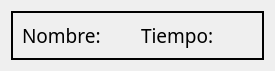
<?xml version="1.0" encoding="UTF-8"?>
<ui version="4.0">
 <class>unfinishedProc</class>
 <widget class="QWidget" name="unfinishedProc">
  <property name="geometry">
   <rect>
    <x>0</x>
    <y>0</y>
    <width>275</width>
    <height>61</height>
   </rect>
  </property>
  <property name="maximumSize">
   <size>
    <width>16777215</width>
    <height>61</height>
   </size>
  </property>
  <property name="windowTitle">
   <string>Form</string>
  </property>
  <layout class="QGridLayout" name="gridLayout">
   <item row="0" column="0">
    <widget class="QFrame" name="frame">
     <property name="frameShape">
      <enum>QFrame::WinPanel</enum>
     </property>
     <property name="frameShadow">
      <enum>QFrame::Plain</enum>
     </property>
     <layout class="QGridLayout" name="gridLayout_3">
      <item row="0" column="0">
       <widget class="QLabel" name="nameLB">
        <property name="font">
         <font>
          <family>Rockwell</family>
          <pointsize>14</pointsize>
          <weight>50</weight>
          <bold>false</bold>
         </font>
        </property>
        <property name="text">
         <string>Nombre:</string>
        </property>
       </widget>
      </item>
      <item row="0" column="1">
       <widget class="QLabel" name="timeLB">
        <property name="font">
         <font>
          <family>Rockwell</family>
          <pointsize>14</pointsize>
          <weight>50</weight>
          <bold>false</bold>
         </font>
        </property>
        <property name="text">
         <string>Tiempo:</string>
        </property>
       </widget>
      </item>
     </layout>
    </widget>
   </item>
  </layout>
 </widget>
 <resources/>
 <connections/>
</ui>
